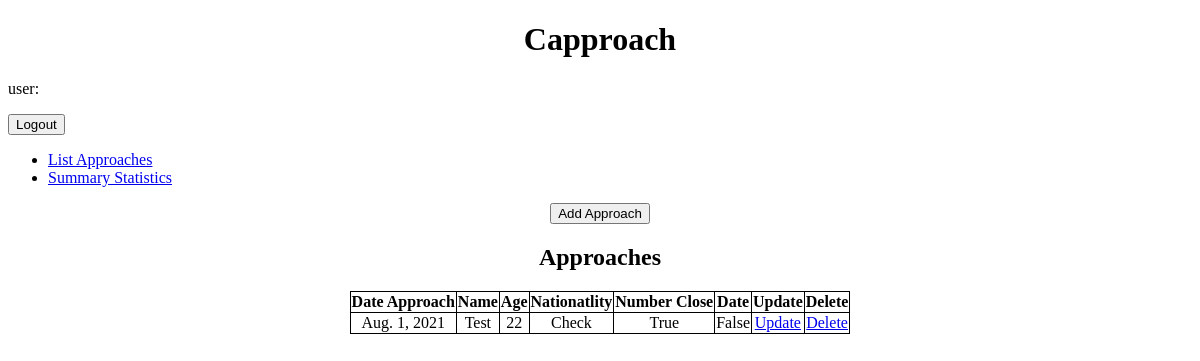
Page / (signed in) on the earlier database version.
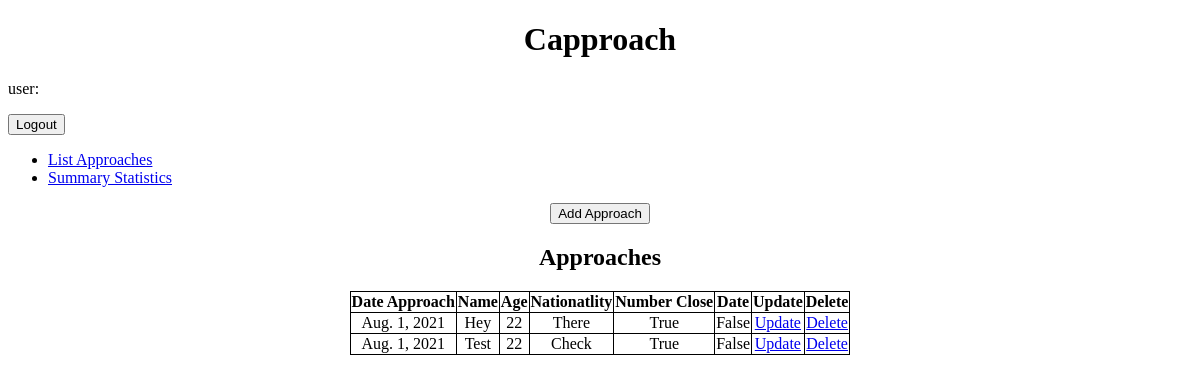
Same page on the later database version.
### core/models.py (models this page shows, shortened)
class Contact(models.Model):
	AGE_CHOICES = [(i,i) for i in range(15, 50)]
	DURATION_CHOICES = [('Short', 'Short'), ('Medium', 'Medium'), ('Long', 'Long')]
	INTERACTION_CHOICES = [(i,i) for i in range(1, 11)]
	LOOKS_CHOICES = [(i,i) for i in range(1, 11)]
	BOOLEAN_CHOICES = [(1, 'yes'),(0, 'no')]
	date_approach = models.DateField(default=timezone.now)
	time_approach = models.TimeField(default=timezone.now)
	name = models.CharField(max_length=30, blank=False)
	age = models.IntegerField(blank=True, null=True, choices=AGE_CHOICES, default=22)
	nationality = models.CharField(max_length=30, blank=True, null=True)
	duration = models.CharField(max_length=30, choices=DURATION_CHOICES, default='Medium', blank=True, null=True)
	interaction = models.IntegerField(blank=True, null=True, choices=INTERACTION_CHOICES, default=7)
	looks = models.IntegerField(blank=True, null=True, choices=LOOKS_CHOICES, default=7)
	close = models.BooleanField(choices=BOOLEAN_CHOICES, default=1, blank=True)
	reply = models.BooleanField(choices=BOOLEAN_CHOICES, default=0, blank=True)
	date = models.BooleanField(choices=BOOLEAN_CHOICES, default=0, blank=True)
	lay = models.BooleanField(choices=BOOLEAN_CHOICES, default=0, blank=True)
	comments = models.TextField(blank = True, max_length=300)
	created_at = models.DateTimeField(editable=False, default=timezone.now)
	updated_at = models.DateTimeField(editable=False, default=timezone.now)
	created_by = models.ForeignKey(User, on_delete=models.CASCADE, null=True, blank=True, editable=False)

### core/views.py (the view)
# urls.py: path('', views.ContactListView.as_view(), name='contact_list'),
@method_decorator(login_required, name='dispatch')
class ContactListView(ListView):
	model = Contact
	def get_context_data(self, **kwargs):
		context = super().get_context_data(**kwargs)
		user = self.request.user
		context['contact_list'] = Contact.objects \
		.filter(created_by=user) \
		.order_by('-date_approach', '-time_approach')
		return context

### core/templates/core/contact_list.html
{% extends 'core/base.html' %}
{% block content %}
<center>
	<h2>Approaches</h2>
<table>
<tr>
<th>Date Approach</th>
<th>Name</th>
<th>Age</th>
<th>Nationatlity</th>
<th>Number Close</th>
<th>Date</th>
<th>Update</th>
<th>Delete</th>
</tr>
{% for contact in contact_list %}
<tr>
<td>{{ contact.date_approach }}</td>
<td>{{ contact.name }}</td>
<td>{{ contact.age }}</td>
<td>{{ contact.nationality }}</td>
<td>{{ contact.close }}</td>
<td>{{ contact.date }}</td>
<td><a href="{% url 'contact_update' contact.pk %}">Update</a></td>
<td><a href="{% url 'contact_delete' contact.pk %}">Delete</a></td>
</tr>
{% endfor %}
</table>
</center>
{% endblock %}

### core/templates/core/base.html (shortened to what this page needs)
<!DOCTYPE html>
<html>
<head>
</head>
<body>
<center>
	<h1>Capproach</h1>
</center>
{% if user.is_authenticated %}
<p>user: {{ user.email }}</p>
<button onclick="location.href='{% url 'account_logout' %}'">Logout</button>
{% else %}
<p>user: no user authenticated</p>
<button onclick="location.href='{% url 'account_login' %}'">Login</button>
{% endif %}
<ul>
	<li><a href="{% url 'contact_list' %}">List Approaches</a></li>
	<li><a href="{% url 'statistics_list' %}">Summary Statistics</a></li>
</ul>
<center>
	<button onclick="location.href='{% url 'contact_create' %}'">Add Approach</button>
</center>
{% block content %}{% endblock %}
</body>
</html>

### core/templates/core/base.html (style rules this page uses)
table, th, td { border: 1px solid black; border-collapse: collapse; text-align: center; vertical-align: middle; }

Differences in the rows shown:
added Contact: date_approach "Aug. 1, 2021", name "Hey", age "22", nationality "There", close "True", date "False"
